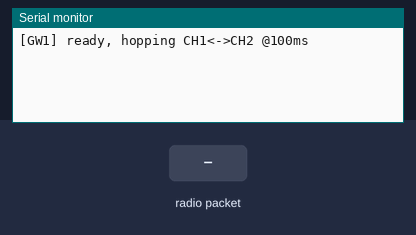
The program below on a simulated ESP32. On the bench: the last lines printed to the serial monitor. The test bench sets the inputs (shaded band). No radio packets arrive unless stated.

Above: at 1.7 s.
1.8 s: radio packet "C1:" arrives
At 2.3 s:
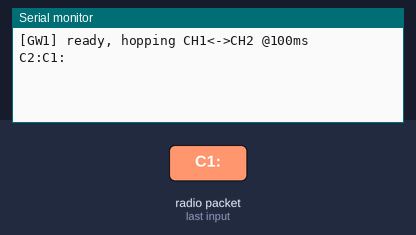
3.3 s: radio packet "1" arrives
At 4.6 s:
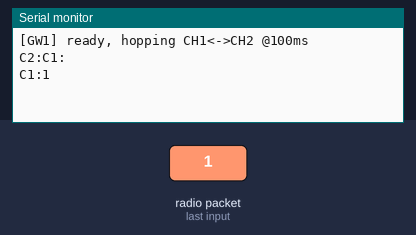

The program:

main.cpp
```cpp
/*
 * CMS1 LoRa Gateway Modem — Time-Shared CH1 <-> CH2
 * ESP32 Dev Board + SX1278 (868 MHz)
 *
 * USB protocol:
 *   Host -> modem : "C1:<payload>\n"   (send on CH1, 868.1 MHz)
 *                   "C2:<payload>\n"   (send on CH2, 868.5 MHz)
 *   Modem -> host : "C1:<payload>\n"   (received on CH1)
 *                   "C2:<payload>\n"   (received on CH2)
 *
 * Hops between CH1 and CH2 every HOP_MS milliseconds.
 */

#include <Arduino.h>
#include <SPI.h>
#include <LoRa.h>

// ── Pin map (ESP32 Dev Board) ────────────────────────
#define LORA_SS    5
#define LORA_RST   14
#define LORA_DIO0  2

#define FREQ_CH1   868.1E6
#define FREQ_CH2   868.5E6
#define HOP_MS     100

int      currentCh = 1;
uint32_t lastHop   = 0;

// ─────────────────────────────────────────────────────
void setup() {
    Serial.begin(115200);
    delay(500);

    LoRa.setPins(LORA_SS, LORA_RST, LORA_DIO0);
    if (!LoRa.begin(FREQ_CH1)) {
        Serial.println("[GW1] LoRa init failed");
        while (1) delay(1000);
    }
    LoRa.setSpreadingFactor(12);
    LoRa.setSignalBandwidth(125E3);
    LoRa.setCodingRate4(5);
    LoRa.setTxPower(20);
    Serial.println("[GW1] ready, hopping CH1<->CH2 @100ms");
}

void switchTo(int ch) {
    if (ch == currentCh) return;
    LoRa.idle();
    LoRa.setFrequency(ch == 1 ? FREQ_CH1 : FREQ_CH2);
    currentCh = ch;
}

void loop() {
    // Hop scheduler
    if (millis() - lastHop >= HOP_MS) {
        switchTo(currentCh == 1 ? 2 : 1);
        lastHop = millis();
    }

    // USB -> LoRa
    if (Serial.available()) {
        String line = Serial.readStringUntil('\n');
        line.trim();
        if (line.startsWith("C1:")) {
            switchTo(1);
            LoRa.beginPacket();
            LoRa.print(line.substring(3));
            LoRa.endPacket();
        } else if (line.startsWith("C2:")) {
            switchTo(2);
            LoRa.beginPacket();
            LoRa.print(line.substring(3));
            LoRa.endPacket();
        }
    }

    // LoRa -> USB
    int sz = LoRa.parsePacket();
    if (sz) {
        String out = (currentCh == 1) ? "C1:" : "C2:";
        while (LoRa.available()) out += (char)LoRa.read();
        Serial.println(out);
    }
}
```

Measured:
- after the input at 1.8 s, the serial monitor: prints a new line at once (image 1)
- after the input at 3.3 s, the serial monitor: prints a new line at once (image 2)
